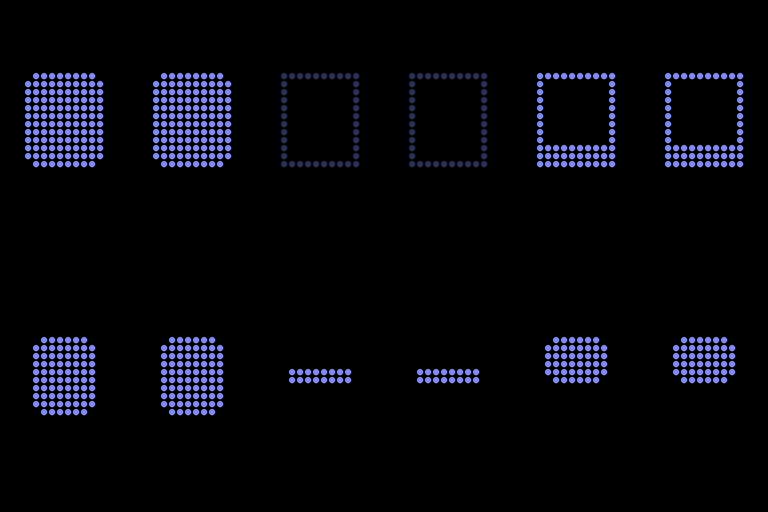
#> input picture frontend/public/avatars/face/eyes_atlas_3x2.png, 768 x 512 px, given in place of mouth_atlas_3x2.png, which was not available
$ python extend_face_atlases.py
#> lines starting #> are read from the running program, lines starting #| are printed output that depends on the picture; pictures that were not available may be replaced by others from this repository, and a replacement may not be noted
#> (reads frontend/public/avatars/face/manifest.json from the repository)
#> in main, src is the input picture: PIL image 768x512 RGBA; mean R, G, B, A 6.4, 7, 12.4, 255
"""
Grow the face atlases from 3x2 to 3x3 and draw the idle smile into the new row.

**Why the layout had to change.** Both atlases were 3x2 with all six cells
spoken for — the mouth's six are visemes, every one of which `visemeAt` can emit
mid-sentence, so none could be given up. A seventh expression needs a seventh
cell, and a third row is the cheapest way to get one: `COLS` stays at 3, the cell
stays 256px square, and the UV islands do not move at all, because a mesh's
island is normalised inside its cell and `repeat` scales it there. Only `ROWS`,
the atlas height, and the manifest change.

The eyes get the third row too, empty. Keeping one layout for both atlases keeps
`cellRect` a single pair of constants instead of a per-atlas lookup threaded
through every caller, and three spare eye cells is a cheaper thing to carry than
that indirection.

**The smile is generated, not drawn by hand**, because the manifest records
exactly how these sprites were made — 32x32 grid, 8px pitch, 3px dot radius,
`#818cf8`, supersampled 4x — so a generated arc is indistinguishable from an
authored one. Doing it by eye in an image editor would put the dots off-lattice,
and an LED face with one row of dots off the grid reads as a rendering fault.

Run once. It rewrites the atlas sources and the manifest; then run
`make_alpha_and_templates.py` beside them to derive the runtime alpha atlases,
the UV templates and `uv_guide.json`.

    py avatar-source/extend_face_atlases.py
    py frontend/public/avatars/face/make_alpha_and_templates.py
"""

import json
import os

from PIL import Image, ImageDraw

ROOT = os.path.dirname(os.path.dirname(os.path.abspath(__file__)))
FACE = os.path.join(ROOT, "frontend", "public", "avatars", "face")

CELL = 256
COLS = 3
OLD_ROWS = 2
NEW_ROWS = 3

# Read from the manifest rather than restated, so the smile cannot drift from
# the sprites it sits beside.
MANIFEST = os.path.join(FACE, "manifest.json")

MOUTH_CELLS = ["sil", "aa", "ih", "ou", "ee", "oh", "smile"]
EYE_CELLS = ["open", "blink", "thinking", "listening", "swapping", "warming", "happy"]


def cell_origin(index, rows):
    """Top-left pixel of a cell, in the same convention `cellRect` uses.

    The atlas is authored bottom-up and glTF's `v` runs downward, so cell 0 lives
    in the *bottom* row of the image. `faceAtlas.cellRect` flips the row for this
    reason and so must anything that writes the file, or the two disagree and
    every rest state lands on the wrong row.
    """
    col, row = index % COLS, index // COLS
    return col * CELL, (rows - 1 - row) * CELL


def regrid(src, rows_before, rows_after):
    """Same cells, same indices, taller image."""
#> called with rows_before = 2, rows_after = 3
    out = Image.new("RGBA", (COLS * CELL, rows_after * CELL), (0, 0, 0, 255))
    for index in range(COLS * rows_before):
        sx, sy = cell_origin(index, rows_before)
        dx, dy = cell_origin(index, rows_after)
        out.paste(src.crop((sx, sy, sx + CELL, sy + CELL)), (dx, dy))
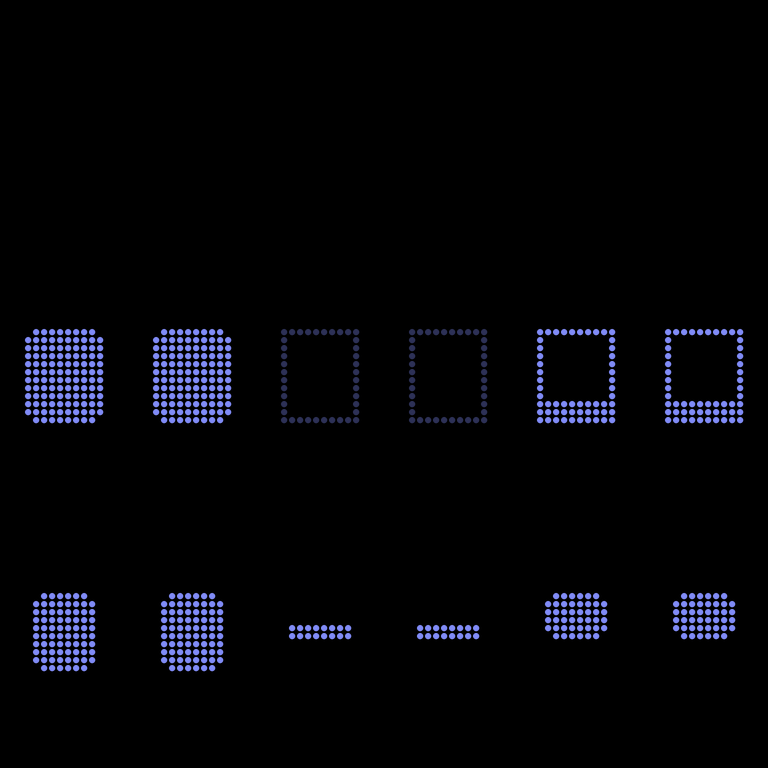
#> out: PIL image 768x768 RGBA; mean R, G, B, A 4.3, 4.7, 8.3, 255
    return out


def draw_smile(img, index, pitch, radius, colour, supersample):
    """An arc of lit dots, on the same lattice as every other frame.

    Ten dots, symmetric about the cell's midline, curving down in the middle —
    a `U`, because in image space `y` grows downward and a smile's corners are
    its highest points. The offsets come from a parabola rounded to whole lattice
    rows: a smooth curve sampled off-grid would put dots between the holes of a
    dot-matrix panel, which is the one thing that would give it away.
    """
#> called with index = 6, pitch = 8, radius = 3, colour = (129, 140, 248), supersample = 4
    ox, oy = cell_origin(index, NEW_ROWS)

    # Columns 9..22 centre the arc on the cell: their dot centres run 76..180,
    # symmetric about 128. **Fourteen dots, not ten** — the first pass was
    # narrower than `sil`'s twelve, which read as a small pinched mouth rather
    # than a smile. A smile should be at least as wide as the neutral line it
    # replaces, or the face looks like it shrank.
    cols = list(range(9, 23))
    # **Flat-bottomed with sharply upturned tips**, matching the key art rather
    # than a plain parabola. A parabola spends most of its width near the middle
    # and turns up only at the very ends, which at this size reads as a shallow
    # bowl. The reference smile holds a level base for two thirds of its width
    # and lifts hard in the last three dots — that lift is what the eye reads as
    # a smile rather than as a curved line.
    top_row = 14
    offsets = [0, 2, 3, 4, 4, 4, 4, 4, 4, 4, 4, 3, 2, 0]

    s = supersample
    layer = Image.new("RGBA", (CELL * s, CELL * s), (0, 0, 0, 0))
#> layer: PIL image 1024x1024 RGBA; every value is 0
    d = ImageDraw.Draw(layer)
    for col, off in zip(cols, offsets):
        cx = (col * pitch + pitch // 2) * s
        cy = ((top_row + off) * pitch + pitch // 2) * s
        r = radius * s
        d.ellipse([cx - r, cy - r, cx + r, cy + r], fill=colour + (255,))
    layer = layer.resize((CELL, CELL), Image.LANCZOS)
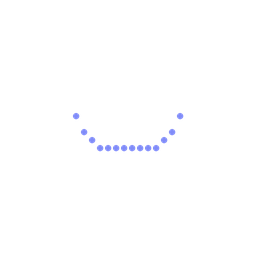
#> layer: PIL image 256x256 RGBA; mean R, G, B, A 2.1, 2.2, 3.7, 1.7; transparent parts drawn white

    cell = Image.new("RGBA", (CELL, CELL), (0, 0, 0, 255))
    cell.alpha_composite(layer)
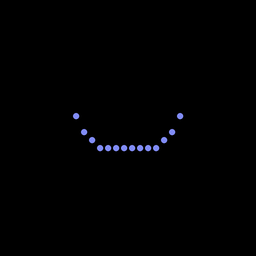
#> cell: PIL image 256x256 RGBA; mean R, G, B, A 0.9, 0.9, 1.6, 255
    img.paste(cell, (ox, oy))


def draw_happy_eyes(img, index, pitch, radius, colour, supersample):
    """Smiling eyes: each eye narrowed to an upward arc.

    **This is the convention, not an invention.** Across social robots that
    express with screens rather than faces — Cozmo, Vector, Eilik — a happy eye
    is the neutral eye narrowed with its lower lid pushed up into a curve, which
    on a low-resolution panel resolves to an upward arc. It is the same thing the
    `^ ^` emoticon abbreviates, and it is what the real muscle does: a genuine
    smile raises the lower lid and squeezes the eye into a crescent, which is why
    a smile with unchanged eyes reads as insincere.

    Drawn on the same 8 columns each open eye already occupies, so the arcs sit
    exactly where the eyes were rather than appearing beside them. Three dot rows
    thick, which is what keeps it distinct from `blink` — a two-row flat line at
    the same height. A thin arc would read as a blink caught mid-frame.
    """
    ox, oy = cell_origin(index, NEW_ROWS)

    # Columns measured off the shipped `open` cell: x 32..95 and 160..223, which
    # on an 8px lattice is cols 4..11 and 20..27.
    eyes = [range(4, 12), range(20, 28)]
    # Ends at row 17, centre at 13. Kept above row 20 because the eye patch's UV
    # island stops at cell row 165 and anything below it is simply not drawn.
    rows = [17, 15, 14, 13, 13, 14, 15, 17]
    thickness = 3

    s = supersample
    layer = Image.new("RGBA", (CELL * s, CELL * s), (0, 0, 0, 0))
    d = ImageDraw.Draw(layer)
    for cols in eyes:
        for col, top in zip(cols, rows):
            for row in range(top, top + thickness):
                cx = (col * pitch + pitch // 2) * s
                cy = (row * pitch + pitch // 2) * s
                r = radius * s
                d.ellipse([cx - r, cy - r, cx + r, cy + r], fill=colour + (255,))
    layer = layer.resize((CELL, CELL), Image.LANCZOS)

    cell = Image.new("RGBA", (CELL, CELL), (0, 0, 0, 255))
    cell.alpha_composite(layer)
    img.paste(cell, (ox, oy))


def main():
    manifest = json.load(open(MANIFEST))
    pitch = manifest["pitch"]
    radius = manifest["dot_radius"]
    supersample = manifest["supersample"]
    lit = manifest["lit_colour"].lstrip("#")
    colour = tuple(int(lit[i : i + 2], 16) for i in (0, 2, 4))
    print("[face] lattice pitch %d radius %d colour %s" % (pitch, radius, manifest["lit_colour"]))

    for name, cells in (("mouth", MOUTH_CELLS), ("eyes", EYE_CELLS)):
        old = os.path.join(FACE, "%s_atlas_3x2.png" % name)
        new = os.path.join(FACE, "%s_atlas_3x3.png" % name)
        # **Re-runnable.** The 3x2 -> 3x3 migration happens once, but the smile
        # is a drawing and drawings get revised; a script that only worked on a
        # pristine tree would mean hand-editing a PNG the second time.
        if os.path.exists(new):
            out = Image.open(new).convert("RGBA")
            note = "redrew"
        else:
            src = Image.open(old).convert("RGBA")
            if src.size != (COLS * CELL, OLD_ROWS * CELL):
                raise SystemExit("%s is %s, expected %s" % (old, src.size, (COLS * CELL, OLD_ROWS * CELL)))
            out = regrid(src, OLD_ROWS, NEW_ROWS)
            os.remove(old)
            note = "migrated"
        if name == "mouth":
            draw_smile(out, cells.index("smile"), pitch, radius, colour, supersample)
        else:
            draw_happy_eyes(out, cells.index("happy"), pitch, radius, colour, supersample)
        out.save(new)
        print("[face] %s %s (%d cells)" % (note, os.path.basename(new), len(cells)))
#| [face] migrated mouth_atlas_3x3.png (7 cells)

        entry = manifest["atlases"][name]
        entry["filename"] = "%s_atlas_3x3.png" % name
        entry["size"] = [COLS * CELL, NEW_ROWS * CELL]
        entry["expressions"] = {}
        for i, cell in enumerate(cells):
            col, row = i % COLS, i // COLS
            entry["expressions"][cell] = {
                "index": i,
                "offset": [col / COLS, (NEW_ROWS - 1 - row) / NEW_ROWS],
            }
#> this loop made 7 passes
#> (cell, col, row) on passes 1 to 7: ('sil', 0, 0), ('aa', 1, 0), ('ih', 2, 0), ('ou', 0, 1), ('ee', 1, 1), ('oh', 2, 1), ('smile', 0, 2)
#> after the loop, entry = 3 items

    manifest["repeat"] = [1 / COLS, 1 / NEW_ROWS]
    manifest["version"] = "zaram-led-face-v4"
    json.dump(manifest, open(MANIFEST, "w"), indent=2, sort_keys=True)
    print("[face] manifest rewritten: repeat %s" % manifest["repeat"])
    print("[face] now run frontend/public/avatars/face/make_alpha_and_templates.py")


main()
